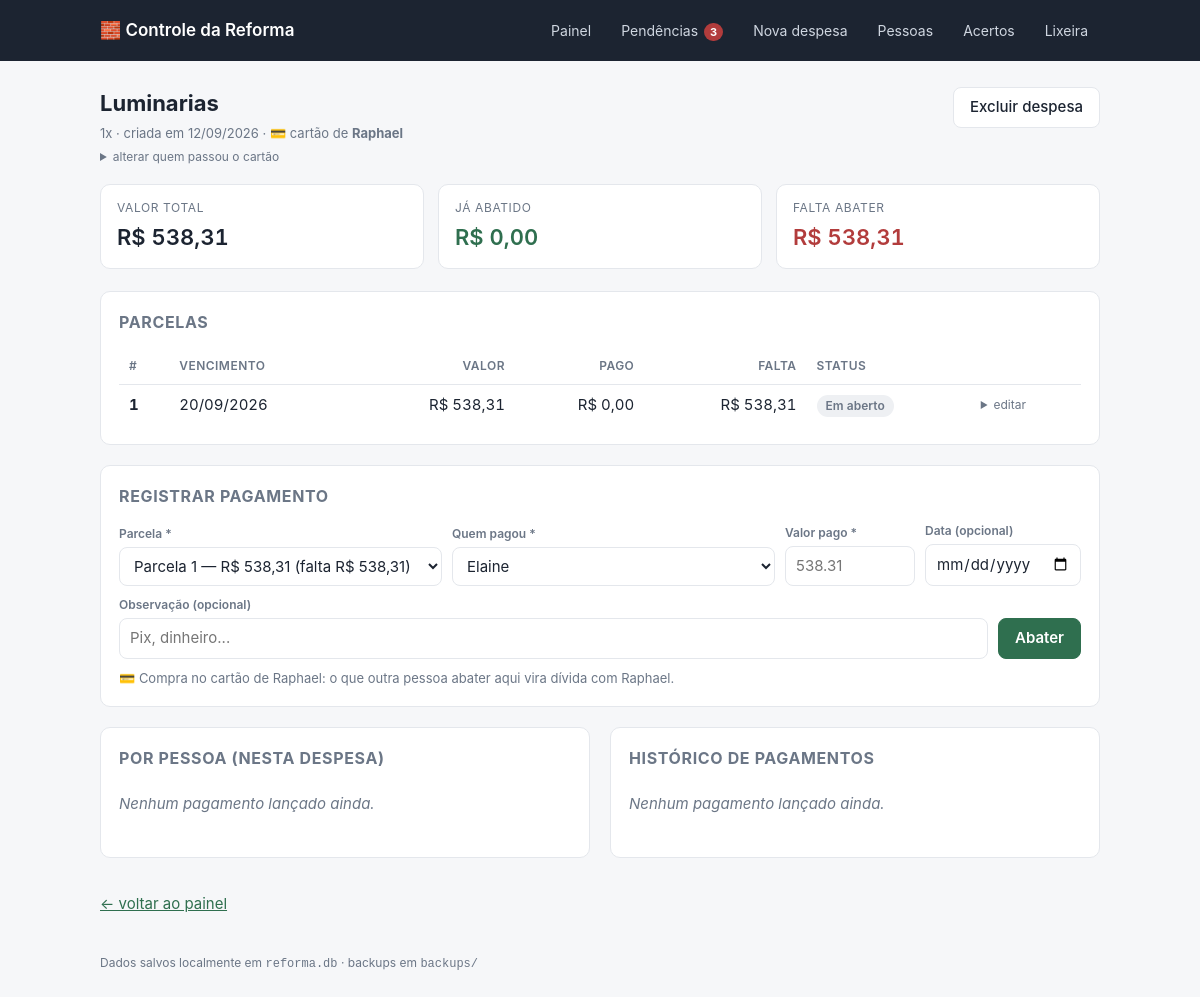
The app's page /despesas/3 with its own data.
### tables this page shows
CREATE TABLE despesa (
    id            INTEGER PRIMARY KEY AUTOINCREMENT,
    nome          TEXT NOT NULL,
    categoria     TEXT,
    observacao    TEXT,
    valor_total   INTEGER NOT NULL,          -- centavos
    qtd_parcelas  INTEGER NOT NULL,
    criado_em     TEXT NOT NULL DEFAULT (datetime('now','localtime'))
, excluido_em TEXT, pagador_id INTEGER REFERENCES pessoa(id));

CREATE TABLE pessoa (
    id      INTEGER PRIMARY KEY AUTOINCREMENT,
    nome    TEXT NOT NULL UNIQUE,
    ativo   INTEGER NOT NULL DEFAULT 1
);

CREATE TABLE parcela (
    id          INTEGER PRIMARY KEY AUTOINCREMENT,
    despesa_id  INTEGER NOT NULL REFERENCES despesa(id) ON DELETE CASCADE,
    numero      INTEGER NOT NULL,
    valor       INTEGER NOT NULL,            -- centavos
    vencimento  TEXT,                        -- YYYY-MM-DD (opcional)
    UNIQUE (despesa_id, numero)
);

### app.py (the view)
@app.route("/despesas/<int:despesa_id>")
def detalhe_despesa(despesa_id):
    despesa = db.obter_despesa(despesa_id)
    if not despesa:
        flash("Despesa não encontrada.", "erro")
        return redirect(url_for("index"))
    parcelas = db.listar_parcelas(despesa_id)
    pago = sum(p["pago"] for p in parcelas)
    return render_template(
        "despesa.html",
        despesa=despesa,
        parcelas=parcelas,
        pago=pago,
        saldo=despesa["valor_total"] - pago,
        pagamentos=db.listar_pagamentos_despesa(despesa_id),
        por_pessoa=db.resumo_pessoas_despesa(despesa_id),
        todas_pessoas=db.listar_pessoas(),
    )

### app.py (called while the page is built)
def brl(centavos):
    if centavos is None:
        centavos = 0
    sinal = "-" if centavos < 0 else ""
    centavos = abs(int(centavos))
    inteiro, cents = divmod(centavos, 100)
    return f"{sinal}R$ {inteiro:,.0f}".replace(",", ".") + f",{cents:02d}"

def data_br(iso):
    if not iso:
        return "—"
    partes = str(iso)[:10].split("-")
    return "/".join(reversed(partes)) if len(partes) == 3 else iso

@app.after_request
def backup_apos_alteracao(response):
    if request.method == "POST":
        try:
            backup.fazer_backup()
        except Exception as e:  # backup nunca pode derrubar o app
            print(f"[backup] falhou: {e}")
    return response

def calcular_pendencias():
    hoje = date.today()
    grupos = {"vencidas": [], "proximas": [], "futuras": []}
    for pc in db.parcelas_pendentes():
        try:
            dias = (date.fromisoformat(pc["vencimento"]) - hoje).days
        except ValueError:
            continue
        item = dict(pc, dias=dias, falta=pc["valor"] - pc["pago"])
        if dias < 0:
            grupos["vencidas"].append(item)
        elif dias <= DIAS_AVISO:
            grupos["proximas"].append(item)
        else:
            grupos["futuras"].append(item)
    return grupos

@app.context_processor
def inject_globals():
    pend = calcular_pendencias()
    acertos_pendentes = [s for s in db.saldos_entre_pessoas() if s["valor"] > 0]
    return {
        "pessoas_ativas": db.listar_pessoas(somente_ativas=True),
        "hoje": date.today().isoformat(),
        "pend": pend,
        "acertos_pendentes": acertos_pendentes,
        "dias_aviso": DIAS_AVISO,
        "qtd_pendencias": len(pend["vencidas"]) + len(pend["proximas"]) + len(acertos_pendentes),
    }

### db.py (called while the page is built)
def connect():
    conn = sqlite3.connect(DB_PATH)
    conn.row_factory = sqlite3.Row
    conn.execute("PRAGMA foreign_keys = ON")
    return conn

@contextmanager
def get_db():
    conn = connect()
    try:
        yield conn
        conn.commit()
    except Exception:
        conn.rollback()
        raise
    finally:
        conn.close()

def listar_pessoas(somente_ativas=False):
    with get_db() as conn:
        sql = "SELECT * FROM pessoa"
        if somente_ativas:
            sql += " WHERE ativo = 1"
        sql += " ORDER BY nome COLLATE NOCASE"
        return conn.execute(sql).fetchall()

### templates/despesa.html (shortened to what this page needs)
{% extends "base.html" %}
{% block conteudo %}
<div class="cabecalho-pagina">
  <div>
    <h1>{{ despesa.nome }}</h1>
    <p class="suave pequeno" style="margin:0">
      {{ despesa.qtd_parcelas }}x · criada em {{ despesa.criado_em|data_br }}
      · {% if despesa.pagador %}💳 cartão de <strong>{{ despesa.pagador }}</strong>{% else %}sem cartão{% endif %}
    </p>
    <details class="editar" style="margin-top:4px">
      <summary>alterar quem passou o cartão</summary>
    </details>
  </div>
  {% if despesa.excluido_em %}
  <form method="post" action="{{ url_for('restaurar_despesa', despesa_id=despesa.id) }}">
    <button type="submit">Restaurar despesa</button>
  </form>
  {% else %}
  <form method="post" action="{{ url_for('remover_despesa', despesa_id=despesa.id) }}"
        onsubmit="return confirm('Mover a despesa “{{ despesa.nome }}” para a lixeira? Dá para restaurar depois.')">
    <button class="secundario" type="submit">Excluir despesa</button>
  </form>
  {% endif %}
</div>
<div class="grid-cards">
  <div class="stat"><div class="rotulo">Valor total</div><div class="valor">{{ despesa.valor_total|brl }}</div></div>
  <div class="stat verde"><div class="rotulo">Já abatido</div><div class="valor">{{ pago|brl }}</div></div>
  <div class="stat vermelho"><div class="rotulo">Falta abater</div><div class="valor">{{ saldo|brl }}</div></div>
</div>
<div class="card">
  <h2>Parcelas</h2>
  <div class="tabela-scroll">
  <table>
    <thead>
      <tr><th>#</th><th>Vencimento</th><th class="num">Valor</th><th class="num">Pago</th><th class="num">Falta</th><th>Status</th><th></th></tr>
    </thead>
    <tbody>
      {% for pc in parcelas %}
      {% set falta = pc.valor - pc.pago %}
      <tr>
        <td><strong>{{ pc.numero }}</strong></td>
        <td>{{ pc.vencimento|data_br }}{% if falta > 0 and pc.vencimento and pc.vencimento < hoje %} <span class="tag vencida">vencida</span>{% endif %}</td>
        <td class="num">{{ pc.valor|brl }}</td>
        <td class="num">{{ pc.pago|brl }}</td>
        <td class="num">{{ falta|brl }}</td>
        <td>
          {% if falta <= 0 %}<span class="tag ok">Paga</span>
          {% elif pc.pago > 0 %}<span class="tag parcial">Parcial</span>
          {% else %}<span class="tag aberta">Em aberto</span>{% endif %}
        </td>
        <td>
          <details class="editar">
            <summary>editar</summary>
          </details>
        </td>
      </tr>
      {% endfor %}
    </tbody>
  </table>
  </div>
</div>
<div class="card" id="abater">
  <h2>Registrar pagamento</h2>
  {% if despesa.excluido_em %}
    <p class="vazio">Restaure a despesa para lançar pagamentos.</p>
  {% elif pessoas_ativas %}
  <form method="post" action="{{ url_for('novo_pagamento') }}" class="linha">
    <div class="campo cresce">
      <label for="parcela_id">Parcela *</label>
      {% set ns = namespace(sel=false) %}
      {% set escolhida = request.args.get('parcela', 0)|int %}
      <select id="parcela_id" name="parcela_id" required onchange="sugerirValor()">
        {% for pc in parcelas %}
        <option value="{{ pc.id }}" data-falta="{{ '%.2f'|format((pc.valor - pc.pago) / 100) }}"
          {% if (escolhida and pc.id == escolhida) or (not escolhida and (pc.valor - pc.pago) > 0 and not ns.sel) %}selected{% set ns.sel = true %}{% endif %}>
          Parcela {{ pc.numero }} — {{ pc.valor|brl }} (falta {{ (pc.valor - pc.pago)|brl }})
        </option>
        {% endfor %}
      </select>
    </div>
    <div class="campo cresce">
      <label for="pessoa_id">Quem pagou *</label>
      <select id="pessoa_id" name="pessoa_id" required>
        {% for p in pessoas_ativas %}<option value="{{ p.id }}">{{ p.nome }}</option>{% endfor %}
      </select>
    </div>
    <div class="campo">
      <label for="valor">Valor pago *</label>
      <input id="valor" name="valor" required inputmode="decimal" placeholder="750,00" style="width:130px">
    </div>
    <div class="campo">
      <label for="data">Data (opcional)</label>
      <input id="data" name="data" type="date">
    </div>
    <div class="campo cresce">
      <label for="observacao">Observação (opcional)</label>
      <input id="observacao" name="observacao" placeholder="Pix, dinheiro...">
    </div>
    <button type="submit">Abater</button>
  </form>
  {% if despesa.pagador %}
  <p class="pequeno suave" style="margin:10px 0 0">
    💳 Compra no cartão de {{ despesa.pagador }}: o que outra pessoa abater aqui vira dívida com {{ despesa.pagador }}.
  </p>
  {% endif %}
  {% else %}
    <p class="vazio">Cadastre pelo menos uma pessoa em <a href="{{ url_for('pessoas') }}">Pessoas</a> para lançar pagamentos.</p>
  {% endif %}
</div>
<div class="duas-colunas">
  <div class="card">
    <h2>Por pessoa (nesta despesa)</h2>
    {% if por_pessoa %}
    <table>
      <thead><tr><th>Pessoa</th><th class="num">Pagou</th><th class="num">% da despesa</th></tr></thead>
      <tbody>
        {% for p in por_pessoa %}
        <tr>
          <td><a href="{{ url_for('detalhe_pessoa', pessoa_id=p.id) }}">{{ p.nome }}</a></td>
          <td class="num"><strong>{{ p.total|brl }}</strong></td>
          <td class="num">{{ (0 if despesa.valor_total == 0 else p.total * 100 / despesa.valor_total)|round(1) }}%</td>
        </tr>
        {% endfor %}
        <tr>
          <td class="suave">Falta abater</td>
          <td class="num suave">{{ saldo|brl }}</td>
          <td class="num suave">{{ (0 if despesa.valor_total == 0 else saldo * 100 / despesa.valor_total)|round(1) }}%</td>
        </tr>
      </tbody>
    </table>
    {% else %}<p class="vazio">Nenhum pagamento lançado ainda.</p>{% endif %}
  </div>
  <div class="card">
    <h2>Histórico de pagamentos</h2>
    {% if pagamentos %}
    <div class="tabela-scroll">
    <table>
      <thead><tr><th>Data</th><th>Pessoa</th><th>Parc.</th><th class="num">Valor</th><th></th></tr></thead>
      <tbody>
        {% for pg in pagamentos %}
        <tr>
          <td>{{ pg.data|data_br }}</td>
          <td>{{ pg.pessoa }}
            {% if despesa.pagador_id and pg.pessoa_id != despesa.pagador_id %}<div class="pequeno suave">→ deve a {{ despesa.pagador }}</div>{% endif %}
            {% if pg.observacao %}<div class="pequeno suave">{{ pg.observacao }}</div>{% endif %}</td>
          <td>{{ pg.parcela_numero }}</td>
          <td class="num">{{ pg.valor|brl }}</td>
          <td class="num">
            <form method="post" action="{{ url_for('remover_pagamento', pagamento_id=pg.id) }}"
                  onsubmit="return confirm('Remover este pagamento?')">
              <button class="link" type="submit" title="Remover">✕</button>
            </form>
          </td>
        </tr>
        {% endfor %}
      </tbody>
    </table>
    </div>
    {% else %}<p class="vazio">Nenhum pagamento lançado ainda.</p>{% endif %}
  </div>
</div>
<p><a href="{{ url_for('index') }}">← voltar ao painel</a></p>
{% endblock %}

### static/style.css (style rules this page uses)
:root { --bg: #f6f7f9; --card: #ffffff; --linha: #e4e7ec; --texto: #1c2431; --suave: #6b7686; --acento: #2f6f4f; --acento-claro: #e8f3ec; --alerta: #b23c3c; --alerta-claro: #fdecec; --aviso: #a5741a; --aviso-claro: #fdf4e3; --raio: 10px; }
* { box-sizing: border-box; }
body { margin: 0; background: var(--bg); color: var(--texto); font: 15px/1.5 -apple-system, BlinkMacSystemFont, "Segoe UI", Roboto, Helvetica, Arial, sans-serif; }
h1 { font-size: 22px; margin: 0 0 4px; }
h2 { font-size: 16px; margin: 0 0 14px; text-transform: uppercase; letter-spacing: .04em; color: var(--suave); }
a { color: var(--acento); }
.card { background: var(--card); border: 1px solid var(--linha); border-radius: var(--raio); padding: 18px; margin-bottom: 20px; }
.grid-cards { display: grid; grid-template-columns: repeat(auto-fit, minmax(180px, 1fr)); gap: 14px; margin-bottom: 22px; }
.stat { background: var(--card); border: 1px solid var(--linha); border-radius: var(--raio); padding: 14px 16px; }
.stat .rotulo { font-size: 12px; text-transform: uppercase; letter-spacing: .05em; color: var(--suave); }
.stat .valor { font-size: 22px; font-weight: 600; margin-top: 4px; font-variant-numeric: tabular-nums; }
.stat.verde .valor { color: var(--acento); }
.stat.vermelho .valor { color: var(--alerta); }
table { width: 100%; border-collapse: collapse; font-variant-numeric: tabular-nums; }
th, td { padding: 9px 10px; text-align: left; border-bottom: 1px solid var(--linha); vertical-align: middle; }
th { font-size: 12px; text-transform: uppercase; letter-spacing: .04em; color: var(--suave); font-weight: 600; }
td.num, th.num { text-align: right; }
tr:last-child td { border-bottom: none; }
.tabela-scroll { overflow-x: auto; }
.tag { display: inline-block; padding: 2px 9px; border-radius: 999px; font-size: 12px; font-weight: 600; }
.tag.aberta { background: #eef0f3; color: var(--suave); }
form.linha { display: flex; gap: 10px; flex-wrap: wrap; align-items: flex-end; }
.campo { display: flex; flex-direction: column; gap: 4px; }
.campo label { font-size: 12px; color: var(--suave); font-weight: 600; }
input, select, textarea { font: inherit; padding: 8px 10px; border: 1px solid var(--linha); border-radius: 8px; background: #fff; color: var(--texto); min-width: 0; }
.campo.cresce { flex: 1 1 180px; }
button { font: inherit; font-weight: 600; padding: 8px 16px; border-radius: 8px; border: 1px solid var(--acento); background: var(--acento); color: #fff; cursor: pointer; }
button.secundario { background: #fff; color: var(--texto); border-color: var(--linha); font-weight: 500; }
.vazio { color: var(--suave); font-style: italic; padding: 8px 0; }
.suave { color: var(--suave); }
.pequeno { font-size: 13px; }
.cabecalho-pagina { display: flex; justify-content: space-between; align-items: flex-start; gap: 16px; flex-wrap: wrap; margin-bottom: 18px; }
.duas-colunas { display: grid; grid-template-columns: 1fr 1fr; gap: 20px; }
details.editar summary { cursor: pointer; font-size: 12px; color: var(--suave); }

### records on screen
despesa: nome "Luminarias", qtd_parcelas "1", criado_em|data_br "12/09/2026", valor_total|brl "R$ 538,31"
pessoa: pagador "Raphael"
parcela: numero "1", vencimento|data_br "20/09/2026", valor|brl "R$ 538,31", pago|brl "R$ 0,00", falta "R$ 538,31"

### other values on screen
{{ qtd_pendencias }} "3"
{{ pago|brl }} "R$ 0,00"
{{ saldo|brl }} "R$ 538,31"
form field pessoa_id "Elaine"
